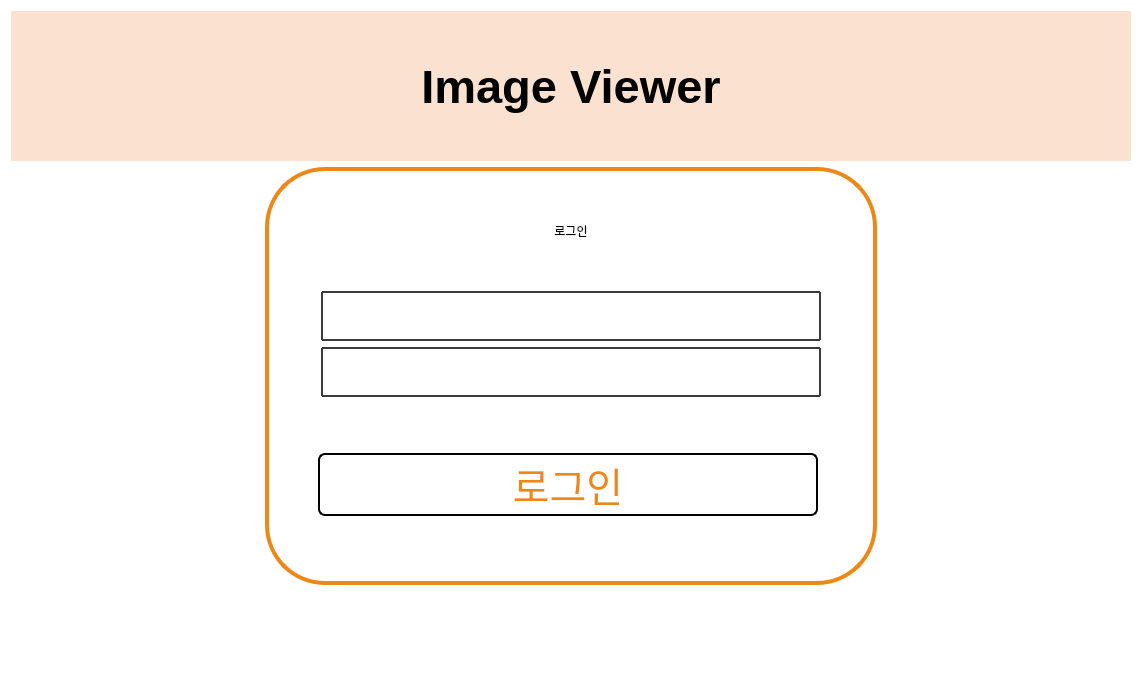
<?xml version="1.0" encoding="UTF-8"?>
<ui version="4.0">
 <class>LoginForm</class>
 <widget class="QWidget" name="LoginForm">
  <property name="geometry">
   <rect>
    <x>0</x>
    <y>0</y>
    <width>1142</width>
    <height>696</height>
   </rect>
  </property>
  <property name="windowTitle">
   <string>Form</string>
  </property>
  <property name="styleSheet">
   <string notr="true">background-color: rgb(255, 255, 255);
</string>
  </property>
  <layout class="QGridLayout" name="gridLayout_2">
   <item row="1" column="0">
    <spacer name="horizontalSpacer_2">
     <property name="orientation">
      <enum>Qt::Horizontal</enum>
     </property>
     <property name="sizeHint" stdset="0">
      <size>
       <width>40</width>
       <height>20</height>
      </size>
     </property>
    </spacer>
   </item>
   <item row="1" column="1">
    <widget class="QWidget" name="widget" native="true">
     <property name="styleSheet">
      <string notr="true">border: 4px solid rgb(237, 136, 23);
border-radius: 60px;
</string>
     </property>
     <layout class="QGridLayout" name="gridLayout">
      <item row="3" column="1">
       <layout class="QVBoxLayout" name="verticalLayout_2">
        <item>
         <widget class="QLineEdit" name="DoctorID">
          <property name="minimumSize">
           <size>
            <width>500</width>
            <height>0</height>
           </size>
          </property>
          <property name="maximumSize">
           <size>
            <width>16777215</width>
            <height>50</height>
           </size>
          </property>
          <property name="font">
           <font>
            <pointsize>20</pointsize>
           </font>
          </property>
          <property name="styleSheet">
           <string notr="true">border: 2px solid rgb(59, 59, 59);
border-radius:1px;</string>
          </property>
         </widget>
        </item>
        <item>
         <widget class="QLineEdit" name="DoctorName">
          <property name="minimumSize">
           <size>
            <width>500</width>
            <height>0</height>
           </size>
          </property>
          <property name="maximumSize">
           <size>
            <width>16777215</width>
            <height>50</height>
           </size>
          </property>
          <property name="font">
           <font>
            <pointsize>20</pointsize>
           </font>
          </property>
          <property name="styleSheet">
           <string notr="true">border: 2px solid rgb(59, 59, 59);
border-radius:1px;</string>
          </property>
         </widget>
        </item>
       </layout>
      </item>
      <item row="3" column="2">
       <spacer name="horizontalSpacer_7">
        <property name="orientation">
         <enum>Qt::Horizontal</enum>
        </property>
        <property name="sizeHint" stdset="0">
         <size>
          <width>40</width>
          <height>20</height>
         </size>
        </property>
       </spacer>
      </item>
      <item row="1" column="0" colspan="3">
       <widget class="QLabel" name="Icon">
        <property name="styleSheet">
         <string notr="true">border: 2px solid rgba(255, 255, 255, 0);
border-radius:7px;
background-color: rgba(255, 255, 255, 0);</string>
        </property>
        <property name="text">
         <string>로그인</string>
        </property>
        <property name="alignment">
         <set>Qt::AlignCenter</set>
        </property>
       </widget>
      </item>
      <item row="5" column="0" colspan="3">
       <layout class="QHBoxLayout" name="horizontalLayout_2">
        <property name="leftMargin">
         <number>4</number>
        </property>
        <property name="topMargin">
         <number>10</number>
        </property>
        <property name="rightMargin">
         <number>10</number>
        </property>
        <property name="bottomMargin">
         <number>10</number>
        </property>
        <item>
         <spacer name="horizontalSpacer">
          <property name="orientation">
           <enum>Qt::Horizontal</enum>
          </property>
          <property name="sizeHint" stdset="0">
           <size>
            <width>40</width>
            <height>20</height>
           </size>
          </property>
         </spacer>
        </item>
        <item>
         <widget class="QPushButton" name="LogIn">
          <property name="minimumSize">
           <size>
            <width>500</width>
            <height>60</height>
           </size>
          </property>
          <property name="font">
           <font>
            <pointsize>30</pointsize>
           </font>
          </property>
          <property name="styleSheet">
           <string notr="true">border: 2px solid;
border-radius:7px;

color: rgb(237, 136, 23);</string>
          </property>
          <property name="text">
           <string>로그인</string>
          </property>
          <property name="iconSize">
           <size>
            <width>14</width>
            <height>14</height>
           </size>
          </property>
          <property name="shortcut">
           <string>Return</string>
          </property>
         </widget>
        </item>
        <item>
         <spacer name="horizontalSpacer_8">
          <property name="orientation">
           <enum>Qt::Horizontal</enum>
          </property>
          <property name="sizeHint" stdset="0">
           <size>
            <width>40</width>
            <height>20</height>
           </size>
          </property>
         </spacer>
        </item>
       </layout>
      </item>
      <item row="3" column="0">
       <spacer name="horizontalSpacer_6">
        <property name="orientation">
         <enum>Qt::Horizontal</enum>
        </property>
        <property name="sizeHint" stdset="0">
         <size>
          <width>40</width>
          <height>20</height>
         </size>
        </property>
       </spacer>
      </item>
      <item row="4" column="1">
       <spacer name="verticalSpacer_2">
        <property name="orientation">
         <enum>Qt::Vertical</enum>
        </property>
        <property name="sizeType">
         <enum>QSizePolicy::Fixed</enum>
        </property>
        <property name="sizeHint" stdset="0">
         <size>
          <width>20</width>
          <height>40</height>
         </size>
        </property>
       </spacer>
      </item>
      <item row="6" column="0" colspan="3">
       <spacer name="verticalSpacer_3">
        <property name="orientation">
         <enum>Qt::Vertical</enum>
        </property>
        <property name="sizeType">
         <enum>QSizePolicy::Fixed</enum>
        </property>
        <property name="sizeHint" stdset="0">
         <size>
          <width>20</width>
          <height>50</height>
         </size>
        </property>
       </spacer>
      </item>
     </layout>
    </widget>
   </item>
   <item row="1" column="2">
    <spacer name="horizontalSpacer_3">
     <property name="orientation">
      <enum>Qt::Horizontal</enum>
     </property>
     <property name="sizeType">
      <enum>QSizePolicy::Expanding</enum>
     </property>
     <property name="sizeHint" stdset="0">
      <size>
       <width>40</width>
       <height>20</height>
      </size>
     </property>
    </spacer>
   </item>
   <item row="2" column="1">
    <spacer name="verticalSpacer">
     <property name="orientation">
      <enum>Qt::Vertical</enum>
     </property>
     <property name="sizeType">
      <enum>QSizePolicy::Fixed</enum>
     </property>
     <property name="sizeHint" stdset="0">
      <size>
       <width>20</width>
       <height>100</height>
      </size>
     </property>
    </spacer>
   </item>
   <item row="0" column="0" colspan="3">
    <widget class="QLabel" name="label">
     <property name="maximumSize">
      <size>
       <width>16777215</width>
       <height>150</height>
      </size>
     </property>
     <property name="font">
      <font>
       <pointsize>35</pointsize>
       <bold>true</bold>
      </font>
     </property>
     <property name="styleSheet">
      <string notr="true">background-color: rgb(251, 225, 208);</string>
     </property>
     <property name="text">
      <string>Image Viewer</string>
     </property>
     <property name="alignment">
      <set>Qt::AlignCenter</set>
     </property>
    </widget>
   </item>
  </layout>
 </widget>
 <resources/>
 <connections/>
</ui>
